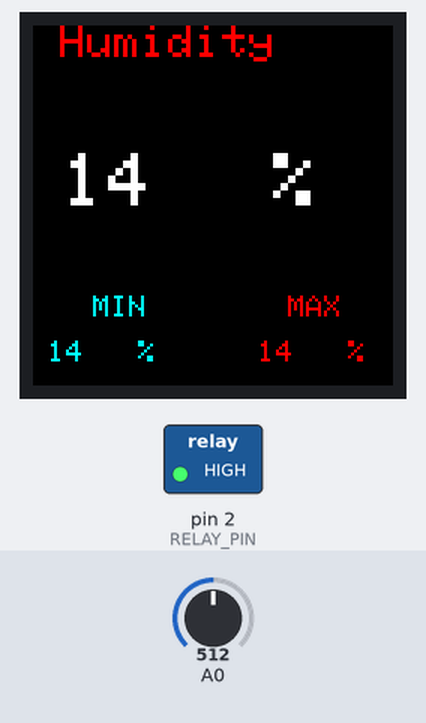
Bench run of a sketch on a simulated Arduino Uno, built with avr-gcc and run on an emulated ATmega328P. Shown: 240×240 colour display, switched loads named in the sketch (green lamp = pin HIGH). The inputs (shaded band) are chosen by the test bench; at power-on: A0 = 512. What the sketch prints to the serial monitor is not drawn.

Above: at 1.6 s.
1.7 s: A0 set to 716
At 2.5 s:
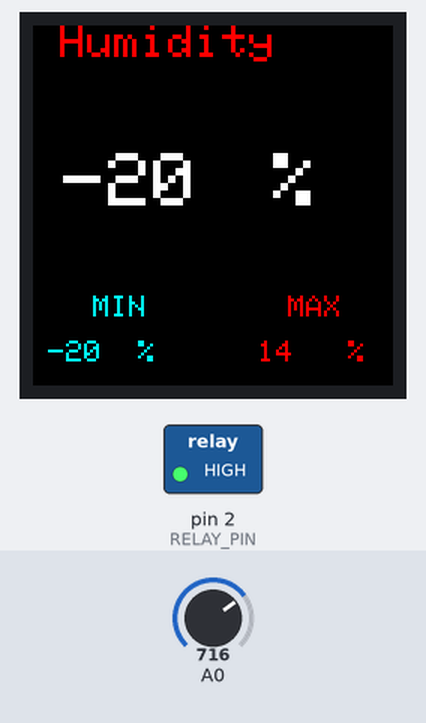
3.5 s: A0 set to 900
At 5.2 s:
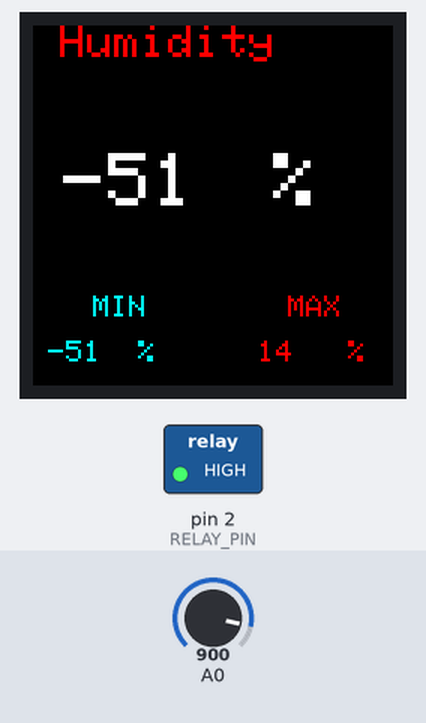
5.5 s: A0 set to 1023
At 7.0 s:
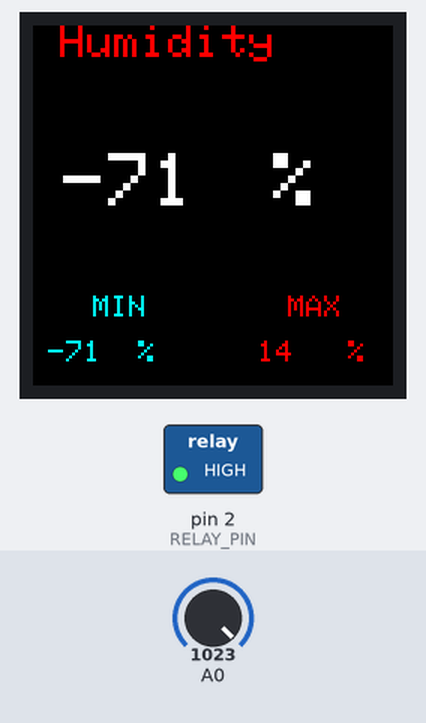
Timing chart, 0 to 8.5 s (numbered marks = the images above; inputs shaded):
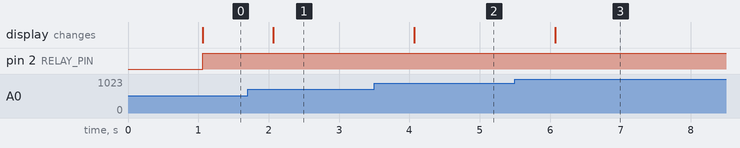

Measured:
- after the input at 1.7 s, the display: changes after 0.37 s (image 1)
- after the input at 3.5 s, the display: changes after 0.57 s (image 2)
- after the input at 5.5 s, the display: changes after 0.58 s (image 3)

The sketch:

alat_penyiram_rumput_otomatis.ino
```cpp
#include <SPI.h>
#include <Adafruit_GFX.h>
#include <Arduino_ST7789_Fast.h>

// Define TFT pins and screen dimensions
#define TFT_DC    7
#define TFT_RST   8
#define SCR_WD   240
#define SCR_HT   240

// Define soil moisture sensor range
const int dry = 595; // Value for dry sensor
const int wet = 0; // Value for wet sensor

// Define relay pin
#define RELAY_PIN  2

// Initialize the TFT display
Arduino_ST7789 tft = Arduino_ST7789(TFT_DC, TFT_RST);

// Variables to store humidity values
int previousHumidity = -1;
int humidity = 0;
int minHumidity = 100;
int maxHumidity = 0;

#define HUMIDITY_X  20
#define HUMIDITY_Y  85

void setup() {
  Serial.begin(9600);
  Serial.println("Starting up ...");

  // Initialize TFT display
  tft.init(SCR_WD, SCR_HT);
  tft.fillScreen(BLACK);
  tft.setCursor(0, 0);
  tft.setTextColor(RED);
  tft.setTextSize(3);
  tft.println(" Humidity");
  tft.setCursor(160, HUMIDITY_Y);
  tft.setTextSize(5);
  tft.setTextColor(WHITE);
  tft.println("%");

  tft.setCursor(40, 180);
  tft.setTextSize(2);
  tft.setTextColor(CYAN);
  tft.println("MIN");
  printMinHumiditySymbol();
  printMaxHumiditySymbol();

  tft.setCursor(170, 180);
  tft.setTextSize(2);
  tft.setTextColor(RED);
  tft.println("MAX");

  // Initialize relay pin
  pinMode(RELAY_PIN, OUTPUT);
  digitalWrite(RELAY_PIN, LOW); // Make sure relay is off at start
}

void loop() {
  delay(1000);

  // Read soil moisture sensor value
  int sensorVal = analogRead(A0);

  // Map sensor value to percentage humidity
  previousHumidity = humidity;
  humidity = map(sensorVal, wet, dry, 100, 0);

  if(humidity < minHumidity) {
    deleteMinHumidity();
    minHumidity = humidity;
  }
  if(humidity > maxHumidity) {
    deleteMaxHumidity();
    maxHumidity = humidity;
  }
  if(previousHumidity != humidity) {
    deletePreviousHumidity();
    printHumidity();
    printMinHumidity();
    printMaxHumidity();
  }

  // Control relay based on humidity level
  if(humidity <= 30) {
    digitalWrite(RELAY_PIN, HIGH); // Turn on relay
  } else {
    digitalWrite(RELAY_PIN, LOW); // Turn off relay
  }

  Serial.print(humidity);
  Serial.println("%");
}

void deletePreviousHumidity() {
  tft.setCursor(HUMIDITY_X, HUMIDITY_Y);
  tft.setTextSize(5);
  tft.setTextColor(BLACK);
  tft.println(previousHumidity);
}

void printHumidity() {
  tft.setCursor(HUMIDITY_X, HUMIDITY_Y);
  tft.setTextSize(5);
  tft.setTextColor(WHITE);
  tft.println(humidity);
}

void printMinHumidity() {
  tft.setCursor(10, 210);
  tft.setTextSize(2);
  tft.setTextColor(CYAN);
  tft.println(minHumidity);
}

void printMaxHumidity() {
  tft.setCursor(150, 210);
  tft.setTextSize(2);
  tft.setTextColor(RED);
  tft.println(maxHumidity);
}

void deleteMaxHumidity() {
  tft.setCursor(150, 210);
  tft.setTextSize(2);
  tft.setTextColor(BLACK);
  tft.println(maxHumidity);
}

void deleteMinHumidity() {
  tft.setCursor(10, 210);
  tft.setTextSize(2);
  tft.setTextColor(BLACK);
  tft.println(minHumidity);
}

void printMinHumiditySymbol() {
  tft.setCursor(70, 210);
  tft.setTextSize(2);
  tft.setTextColor(CYAN);
  tft.println("%");
}

void printMaxHumiditySymbol() {
  tft.setCursor(210, 210);
  tft.setTextSize(2);
  tft.setTextColor(RED);
  tft.println("%");
}
```
